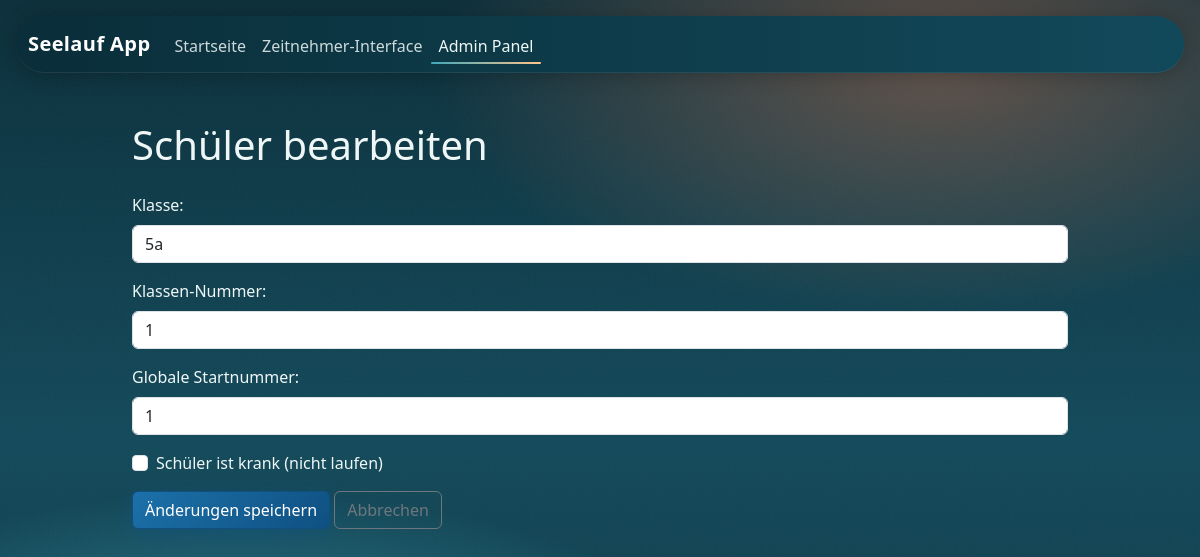
The page /admin/edit_student/1 (signed in) on the database its author committed.
### tables this page shows
CREATE TABLE students (
                id INTEGER PRIMARY KEY AUTOINCREMENT,
                class_group TEXT NOT NULL,
                nummer TEXT NOT NULL,
                ill INTEGER DEFAULT 0, startnummer INTEGER,
                UNIQUE (class_group, nummer)
            );

### routen/admin.py (the view, shortened to what this page needs)
@admin_bp.route('/edit_student/<int:student_id>', methods=['GET', 'POST'])
@login_required
def edit_student(student_id):
    student = db.get_student_by_id(student_id)
    if not student:
        flash('Schüler nicht gefunden.', 'danger')
        return redirect(url_for('admin.list_students'))
    return render_template('admin_edit_student.html', student=student)

### db.py (called while the page is built)
def get_database_path():
    return Path(os.getenv('DATABASE_PATH', DB_PATH)).resolve()

@contextmanager
def get_db_connection():
    db_path = get_database_path()
    db_path.parent.mkdir(parents=True, exist_ok=True)
    conn = sqlite3.connect(str(db_path), timeout=5.0)
    conn.row_factory = sqlite3.Row  # Rückgabe als dict-ähnliche Objekte
    conn.execute('PRAGMA foreign_keys = ON')  # Fremdschlüssel aktivieren
    conn.execute('PRAGMA journal_mode = WAL')  # Write-Ahead Logging für Stabilität
    try:
        yield conn
    except sqlite3.Error:
        conn.rollback()
        raise
    finally:
        conn.close()

def get_student_by_id(student_id):
    with get_db_connection() as conn:
        cursor = conn.cursor()
        cursor.execute("SELECT * FROM students WHERE id = ?", (student_id,))
        row = cursor.fetchone()
        return dict(row) if row else None

### routen/admin.py (called while the page is built)
def login_required(f):
    @wraps(f)
    def decorated_function(*args, **kwargs):
        if not session.get('admin_logged_in'):
            flash('Bitte melden Sie sich zuerst an.', 'warning')
            return redirect(url_for('admin.login'))
        return f(*args, **kwargs)
    return decorated_function

### templates/admin_edit_student.html (shortened to what this page needs)
{% extends "base.html" %}
{% block content %}
<div class="container py-4">
    <h1 class="mb-4">Schüler bearbeiten</h1>
    <form method="POST">
        <div class="mb-3">
            <label for="class_group" class="form-label">Klasse:</label>
            <input type="text" class="form-control" id="class_group" name="class_group" value="{{ student.class_group }}" required>
        </div>
        <div class="mb-3">
            <label for="nummer" class="form-label">Klassen-Nummer:</label>
            <input type="text" class="form-control" id="nummer" name="nummer" value="{{ student.nummer }}" required>
        </div>
        <div class="mb-3">
            <label class="form-label">Globale Startnummer:</label>
            <input type="text" class="form-control" value="{{ student.startnummer }}" readonly>
        </div>
        <div class="mb-3 form-check">
            <input type="checkbox" class="form-check-input" name="ill" id="ill" {% if student.ill %}checked{% endif %}>
            <label class="form-check-label" for="ill">Schüler ist krank (nicht laufen)</label>
        </div>
        <button type="submit" class="btn btn-admin">Änderungen speichern</button>
        <a href="{{ url_for('admin.list_students') }}" class="btn btn-outline-secondary">Abbrechen</a>
    </form>
</div>
{% endblock %}

### static/css/custom.css (style rules this page uses)
:root { --lake-deep: #0a2e3a; --lake-mid: #12495a; --lake-glow: #3fa9ba; --sunrise: #ff8a5b; --sunrise-soft: #ffc48a; --foam: #eef7f6; }
html, body { min-height: 100%; }
body { padding-top: 0; position: relative; overflow-x: hidden; background: radial-gradient(60% 45% at 78% 8%, rgba(255, 138, 91, 0.35), transparent 70%), radial-gradient(90% 70% at 20% 100%, var(--lake-glow) 0%, transparent 55%), linear-gradient(180deg, var(--lake-deep) 0%, var(--lake-mid) 55%, #0d3844 100%); background-attachment: fixed; color: var(--foam); }
body::before { content: ""; position: fixed; inset: 0; pointer-events: none; opacity: 0.05; mix-blend-mode: overlay; }
body::after { content: ""; position: fixed; left: -10%; right: -10%; bottom: -4vh; height: 22vh; pointer-events: none; background-repeat: repeat-x; background-size: 1440px 220px; animation: drift 26s linear infinite; }
.container { max-width: 960px; }
.btn-admin { background: linear-gradient(135deg, #1b6fa8, #0e4f80); border-color: #0e4f80; color: white; box-shadow: 0 8px 24px rgba(14, 79, 128, 0.45); transition: transform 0.2s ease, box-shadow 0.2s ease, background 0.3s ease; }

### rows shown on the page
students: class_group "5a", nummer "1", startnummer "1"
